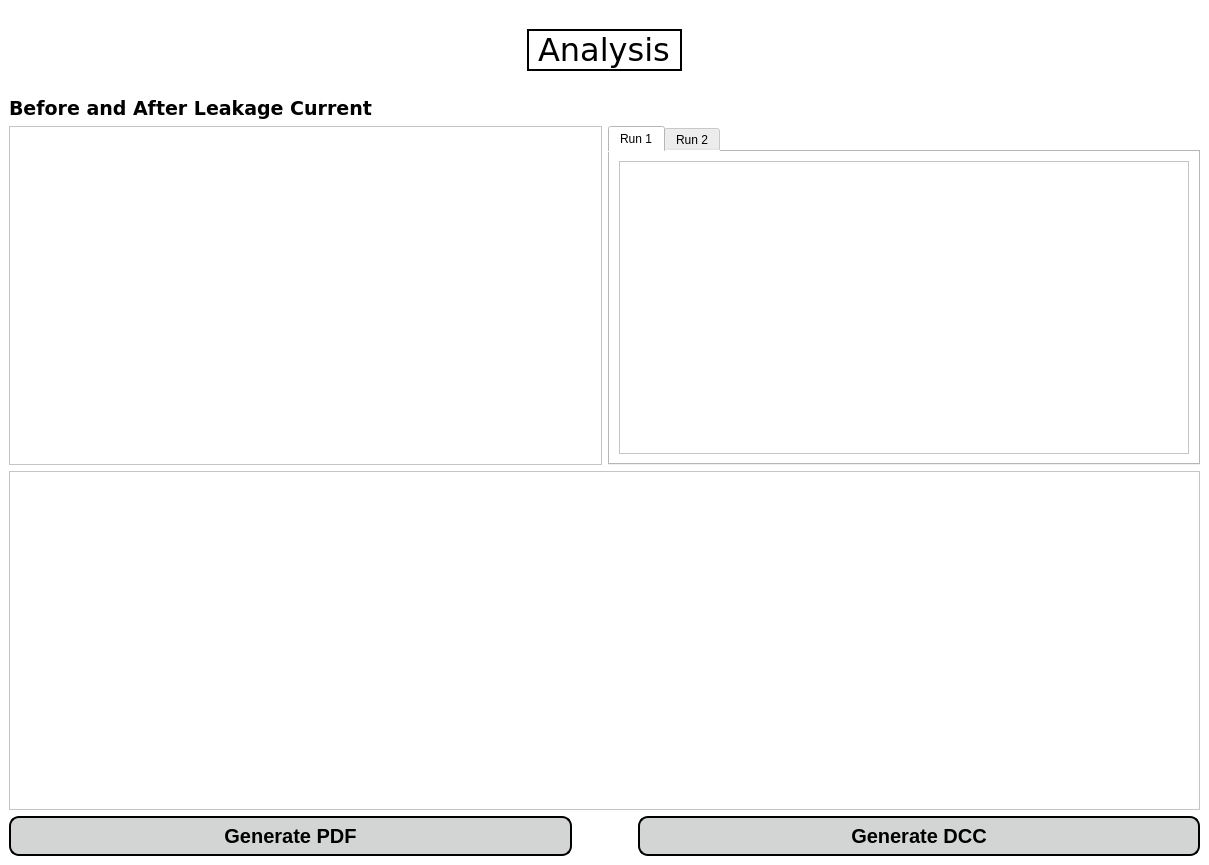
<?xml version="1.0" encoding="UTF-8"?>
<ui version="4.0">
 <class>analysePage</class>
 <widget class="QMainWindow" name="analysePage">
  <property name="geometry">
   <rect>
    <x>0</x>
    <y>0</y>
    <width>1209</width>
    <height>865</height>
   </rect>
  </property>
  <property name="windowTitle">
   <string>Analysis</string>
  </property>
  <property name="styleSheet">
   <string notr="true">background-color: rgb(255, 255, 255);</string>
  </property>
  <widget class="QWidget" name="centralwidget">
   <layout class="QVBoxLayout" name="verticalLayout_2">
    <item>
     <spacer name="horizontalSpacer_5">
      <property name="orientation">
       <enum>Qt::Horizontal</enum>
      </property>
      <property name="sizeHint" stdset="0">
       <size>
        <width>1182</width>
        <height>20</height>
       </size>
      </property>
     </spacer>
    </item>
    <item alignment="Qt::AlignHCenter">
     <widget class="QLabel" name="headerLabel">
      <property name="maximumSize">
       <size>
        <width>16777215</width>
        <height>50</height>
       </size>
      </property>
      <property name="font">
       <font>
        <family>Verdana</family>
        <pointsize>24</pointsize>
       </font>
      </property>
      <property name="frameShape">
       <enum>QFrame::WinPanel</enum>
      </property>
      <property name="text">
       <string>Analysis</string>
      </property>
     </widget>
    </item>
    <item>
     <spacer name="horizontalSpacer_6">
      <property name="orientation">
       <enum>Qt::Horizontal</enum>
      </property>
      <property name="sizeHint" stdset="0">
       <size>
        <width>1182</width>
        <height>20</height>
       </size>
      </property>
     </spacer>
    </item>
    <item>
     <layout class="QVBoxLayout" name="verticalLayout">
      <item>
       <widget class="QLabel" name="label">
        <property name="font">
         <font>
          <family>Verdana</family>
          <pointsize>14</pointsize>
          <weight>75</weight>
          <bold>true</bold>
         </font>
        </property>
        <property name="text">
         <string>Before and After Leakage Current</string>
        </property>
       </widget>
      </item>
      <item>
       <layout class="QHBoxLayout" name="horizontalLayout_2">
        <item>
         <widget class="QGraphicsView" name="resultGraph">
          <property name="font">
           <font>
            <family>Verdana</family>
            <pointsize>14</pointsize>
           </font>
          </property>
         </widget>
        </item>
        <item>
         <widget class="QTabWidget" name="tabWidget_2">
          <property name="currentIndex">
           <number>0</number>
          </property>
          <widget class="QWidget" name="run_3">
           <attribute name="title">
            <string>Run 1</string>
           </attribute>
           <layout class="QGridLayout" name="gridLayout_4">
            <item row="0" column="0">
             <widget class="QTableView" name="run1Table">
              <property name="font">
               <font>
                <family>Verdana</family>
                <pointsize>14</pointsize>
               </font>
              </property>
             </widget>
            </item>
           </layout>
          </widget>
          <widget class="QWidget" name="run_4">
           <attribute name="title">
            <string>Run 2</string>
           </attribute>
           <layout class="QGridLayout" name="gridLayout_5">
            <item row="0" column="0">
             <widget class="QTableView" name="run2Table"/>
            </item>
           </layout>
          </widget>
         </widget>
        </item>
       </layout>
      </item>
      <item>
       <widget class="QTableView" name="resultTable">
        <property name="font">
         <font>
          <family>Verdana</family>
          <pointsize>14</pointsize>
         </font>
        </property>
       </widget>
      </item>
      <item>
       <layout class="QHBoxLayout" name="horizontalLayout_3">
        <item>
         <widget class="QPushButton" name="generatePdfButton">
          <property name="styleSheet">
           <string notr="true">QPushButton{
background-color: rgb(211, 213, 213);
color:black;
border-style:outset;
border-width:2px;
border-radius:10px;
border-color: black;
font:bold 20px;
padding: 6;
}

QPushButton:hover{
background-color: rgb(83, 82, 82);
color: white;
}

QPushButton:pressed{
background-color: white;
}
</string>
          </property>
          <property name="text">
           <string>Generate PDF</string>
          </property>
         </widget>
        </item>
        <item>
         <spacer name="horizontalSpacer">
          <property name="orientation">
           <enum>Qt::Horizontal</enum>
          </property>
          <property name="sizeType">
           <enum>QSizePolicy::Fixed</enum>
          </property>
          <property name="sizeHint" stdset="0">
           <size>
            <width>60</width>
            <height>20</height>
           </size>
          </property>
         </spacer>
        </item>
        <item>
         <widget class="QPushButton" name="generateDccButton">
          <property name="styleSheet">
           <string notr="true">QPushButton{
background-color: rgb(211, 213, 213);
color:black;
border-style:outset;
border-width:2px;
border-radius:10px;
border-color: black;
font:bold 20px;
padding: 6;
}

QPushButton:hover{
background-color: rgb(83, 82, 82);
color: white;
}

QPushButton:pressed{
background-color: white;
}
</string>
          </property>
          <property name="text">
           <string>Generate DCC</string>
          </property>
         </widget>
        </item>
       </layout>
      </item>
     </layout>
    </item>
   </layout>
  </widget>
 </widget>
 <resources/>
 <connections/>
</ui>
